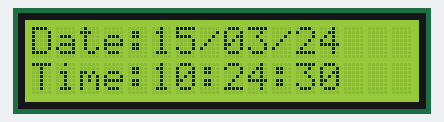
Bench run of a sketch on a simulated Arduino Uno, built with avr-gcc and run on an emulated ATmega328P. On the bench: 16×2 character LCD. The local clock reads 2024-03-15 10:24:30 at power-on unless the sketch sets it.

Above: at 0.2 s.
At 4.3 s:
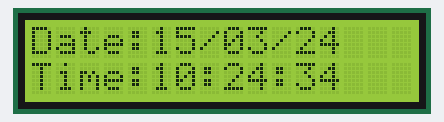
At 9.5 s:
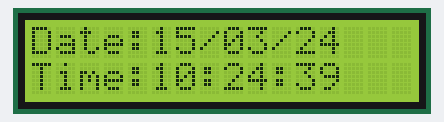
At 18.8 s:
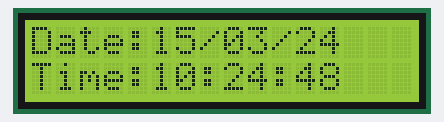
At 28.0 s:
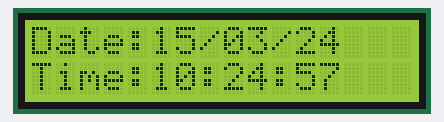
At 38.4 s:
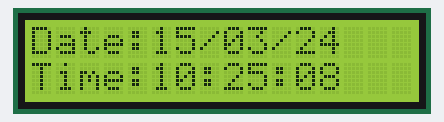

The sketch:

DS1302_24HR_Format_Code.ino
```cpp
#include <LiquidCrystal_I2C.h>//This file is require to download
LiquidCrystal_I2C lcd(0x27,16,2);// To know i2c number you just simply run i2c scanner code.
#include <DS1302.h>// This file is require to download.
DS1302 rtc(3, 2, 1); //RST to D3,DAT to D2,CLK to D1 Pins of the DS1302 Module


void setup()
{
  rtc.halt(false);
  rtc.writeProtect(false);
  lcd.backlight();
  lcd.init();
  lcd.begin(16, 2);
  //comment this section later ,first upload no comment its for RTC ,secod time upload set comment for Arduino
 //rtc.setDOW(THURSDAY);      //name of the day of the week Follow your current day
 //rtc.setTime(10, 02, 00);  //Hour, Min, Sec Follow your current time
 //rtc.setDate(06, 05, 2021); //Day, Month, Year follow your current year
}

void loop()
{
  lcd.setCursor(0,1);
  lcd.print("Time:");
  lcd.setCursor(5, 1);
  lcd.print(rtc.getTimeStr());
  lcd.setCursor(0, 0);
  lcd.print("Date:");
  lcd.setCursor(5,0);
  lcd.print(rtc.getDateStr(FORMAT_SHORT, FORMAT_LITTLEENDIAN, '/'));
  //lcd.setCursor(13,1);
  //lcd.print(rtc.getDOWStr());
  delay (1000);
}
```

Measured:
- what the display in image 1 shows lasts 1.0 s, from 4.3 s to 5.3 s
